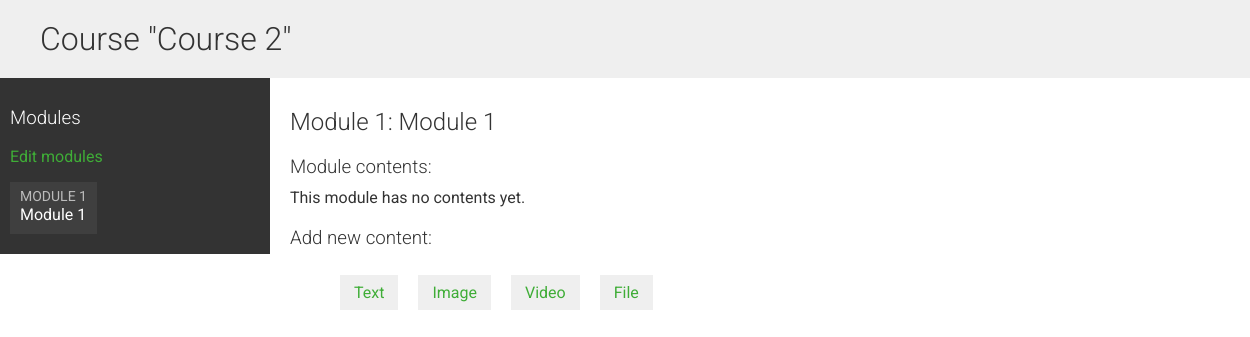
The page /courses/module/5/ (signed in) on the database as committed earlier.
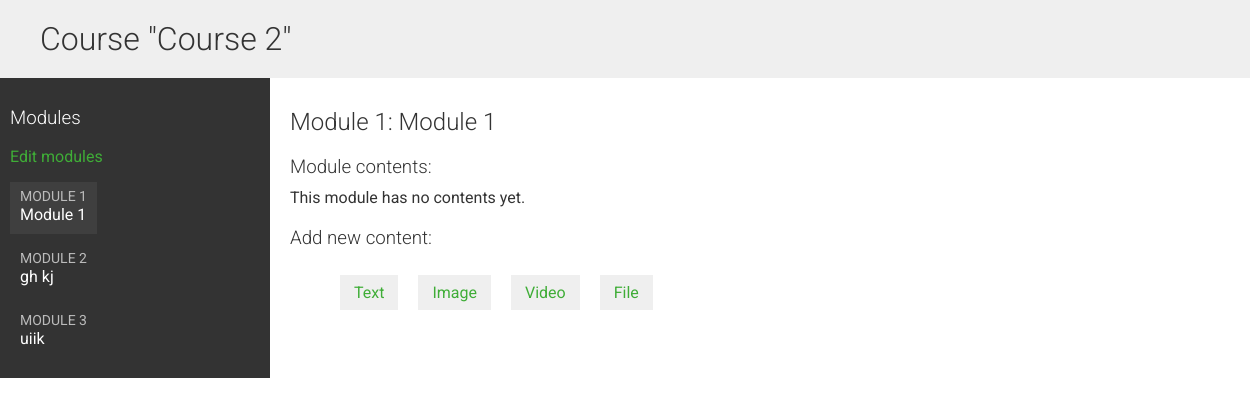
The same page on the database as committed later.
### courses/models.py (models this page shows, shortened)
class Module(models.Model):
    course = models.ForeignKey(Course, related_name='modules', on_delete=models.CASCADE)
    title = models.CharField(max_length=200)
    description = models.TextField(blank=True)
    order = OrderField(blank=True, for_fields=['course'])
    class Meta:
        ordering = ['order']

### courses/views.py (the view)
# urls.py: path('module/<int:module_id>/', views.ModuleContentListView.as_view(), name='module_content_list'),
class ModuleContentListView(TemplateResponseMixin, View):
    template_name = 'courses/manage/module/content_list.html'
    def get(self, request, module_id):
        module = get_object_or_404(Module, id=module_id, course__owner=request.user)
        return self.render_to_response({'module': module})

### templates/courses/manage/module/content_list.html (shortened to what this page needs)
{% extends "base.html" %}
{% load courses %}
{% block content %}
    {% with course=module.course %}
    <h1>Course "{{ course.title }}"</h1>
    <div class="contents">
        <h3>Modules</h3>
        <p><a href="{% url "course_module_update" course.id %}">Edit modules</a></p>
        <ul id="modules">
            {% for m in course.modules.all %}
                <li data-id="{{ m.id }}" {% if m == module %}
                    class="selected"{% endif %}>
                        <a href="{% url "module_content_list" m.id %}">
                            <span>
                                Module <span class="order">{{ m.order|add:1 }}</span>
                            </span>
                            <br>
                            {{ m.title }}
                        </a>
                </li>
            {% empty %}
                <li>No modules yet.</li>
            {% endfor %}
        </ul>
    </div>
    <div class="module">
        <h2>Module {{ module.order|add:1 }}: {{ module.title }}</h2>
        <h3>Module contents:</h3>
            <div id="module-contents">
                {% for content in module.contents.all %}
                    <div data-id="{{ content.id }}">
                        {% with item=content.item %}
                            <p>{{ item }} ({{ item|model_name }})</p>
                            <a href="{% url "module_content_update" module.id item|model_name item.id %}">
                                Edit
                            </a>
                            <form action="{% url "module_content_delete" content.id %}"method="post">
                                <input type="submit" value="Delete">
                                {% csrf_token %}
                            </form>
                        {% endwith %}
                    </div>
                {% empty %}
                    <p>This module has no contents yet.</p>
                {% endfor %}
            </div>
            <h3>Add new content:</h3>
                <ul class="content-types">
                    <li><a href="{% url "module_content_create" module.id "text" %}">Text</a></li>
                    <li><a href="{% url "module_content_create" module.id "image"%}">Image</a></li>
                    <li><a href="{% url "module_content_create" module.id "video"%}">Video</a></li>
                    <li><a href="{% url "module_content_create" module.id "file"%}">File</a></li>
                </ul>
            </div>
    {% endwith %}
{% endblock %}

Rows that differ between the two databases and show on the page:
added Module: order|add "2", title "gh kj"
added Module: order|add "3", title "uiik"
